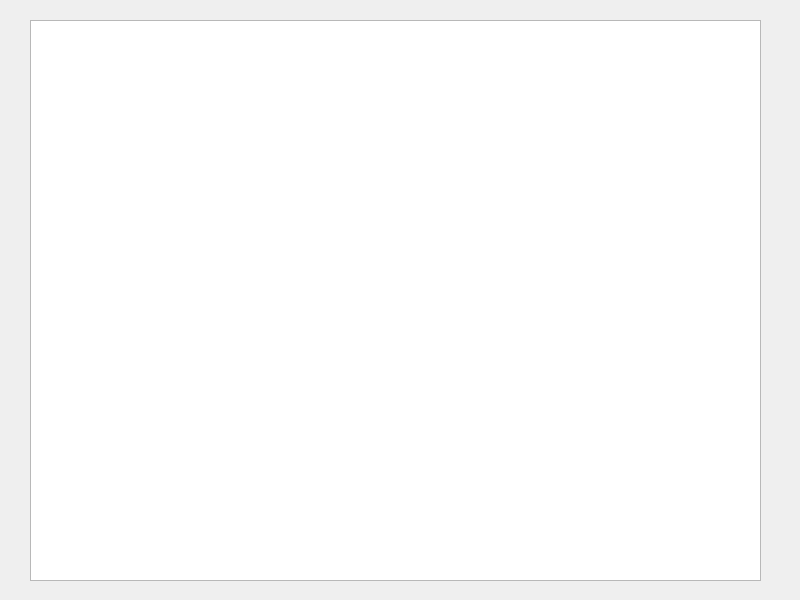
<?xml version="1.0" encoding="UTF-8"?>
<ui version="4.0">
 <class>Widget</class>
 <widget class="QWidget" name="Widget">
  <property name="geometry">
   <rect>
    <x>0</x>
    <y>0</y>
    <width>800</width>
    <height>600</height>
   </rect>
  </property>
  <property name="windowTitle">
   <string>Widget</string>
  </property>
  <widget class="QListWidget" name="listWidget">
   <property name="geometry">
    <rect>
     <x>30</x>
     <y>20</y>
     <width>731</width>
     <height>561</height>
    </rect>
   </property>
  </widget>
 </widget>
 <resources/>
 <connections/>
</ui>
